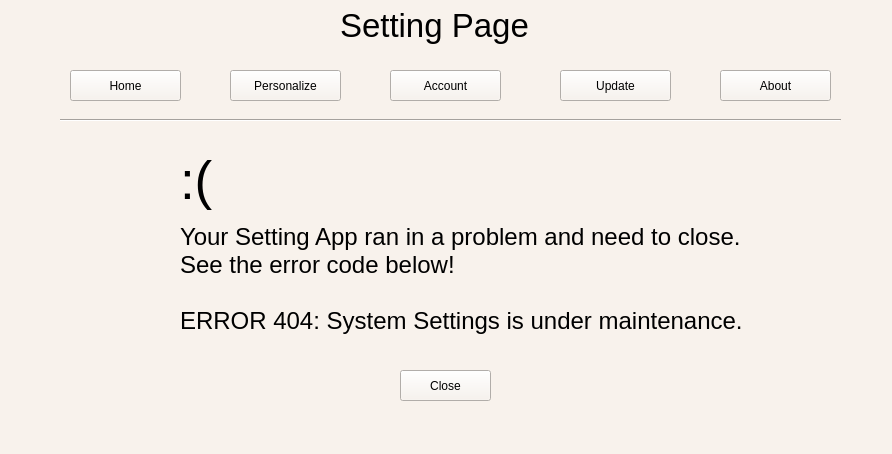
<?xml version="1.0" encoding="UTF-8"?>
<ui version="4.0">
 <class>MainWindow</class>
 <widget class="QMainWindow" name="MainWindow">
  <property name="geometry">
   <rect>
    <x>0</x>
    <y>0</y>
    <width>892</width>
    <height>454</height>
   </rect>
  </property>
  <property name="windowTitle">
   <string>Setting</string>
  </property>
  <property name="styleSheet">
   <string notr="true">background-color: #F8F2EC;</string>
  </property>
  <widget class="QWidget" name="centralwidget">
   <widget class="QLabel" name="label">
    <property name="geometry">
     <rect>
      <x>340</x>
      <y>0</y>
      <width>191</width>
      <height>51</height>
     </rect>
    </property>
    <property name="font">
     <font>
      <pointsize>25</pointsize>
     </font>
    </property>
    <property name="text">
     <string>Setting Page</string>
    </property>
   </widget>
   <widget class="QPushButton" name="bt_home">
    <property name="geometry">
     <rect>
      <x>70</x>
      <y>70</y>
      <width>111</width>
      <height>31</height>
     </rect>
    </property>
    <property name="font">
     <font>
      <pointsize>9</pointsize>
     </font>
    </property>
    <property name="text">
     <string>Home</string>
    </property>
   </widget>
   <widget class="QPushButton" name="bt_update">
    <property name="geometry">
     <rect>
      <x>560</x>
      <y>70</y>
      <width>111</width>
      <height>31</height>
     </rect>
    </property>
    <property name="font">
     <font>
      <pointsize>9</pointsize>
     </font>
    </property>
    <property name="text">
     <string>Update</string>
    </property>
   </widget>
   <widget class="QPushButton" name="bt_about">
    <property name="geometry">
     <rect>
      <x>720</x>
      <y>70</y>
      <width>111</width>
      <height>31</height>
     </rect>
    </property>
    <property name="font">
     <font>
      <pointsize>9</pointsize>
     </font>
    </property>
    <property name="text">
     <string>About</string>
    </property>
   </widget>
   <widget class="QPushButton" name="bt_appear">
    <property name="geometry">
     <rect>
      <x>230</x>
      <y>70</y>
      <width>111</width>
      <height>31</height>
     </rect>
    </property>
    <property name="font">
     <font>
      <pointsize>9</pointsize>
     </font>
    </property>
    <property name="text">
     <string>Personalize</string>
    </property>
   </widget>
   <widget class="QPushButton" name="bt_account">
    <property name="geometry">
     <rect>
      <x>390</x>
      <y>70</y>
      <width>111</width>
      <height>31</height>
     </rect>
    </property>
    <property name="font">
     <font>
      <pointsize>9</pointsize>
     </font>
    </property>
    <property name="text">
     <string>Account</string>
    </property>
   </widget>
   <widget class="QLabel" name="label_3">
    <property name="geometry">
     <rect>
      <x>180</x>
      <y>110</y>
      <width>211</width>
      <height>141</height>
     </rect>
    </property>
    <property name="font">
     <font>
      <pointsize>40</pointsize>
     </font>
    </property>
    <property name="text">
     <string>:(</string>
    </property>
   </widget>
   <widget class="QLabel" name="label_4">
    <property name="geometry">
     <rect>
      <x>180</x>
      <y>290</y>
      <width>771</width>
      <height>61</height>
     </rect>
    </property>
    <property name="font">
     <font>
      <pointsize>18</pointsize>
     </font>
    </property>
    <property name="text">
     <string>ERROR 404: System Settings is under maintenance.</string>
    </property>
   </widget>
   <widget class="QLabel" name="label_6">
    <property name="geometry">
     <rect>
      <x>180</x>
      <y>220</y>
      <width>631</width>
      <height>61</height>
     </rect>
    </property>
    <property name="font">
     <font>
      <pointsize>18</pointsize>
     </font>
    </property>
    <property name="text">
     <string>Your Setting App ran in a problem and need to close.
See the error code below!</string>
    </property>
   </widget>
   <widget class="QPushButton" name="bt_close">
    <property name="geometry">
     <rect>
      <x>400</x>
      <y>370</y>
      <width>91</width>
      <height>31</height>
     </rect>
    </property>
    <property name="font">
     <font>
      <pointsize>9</pointsize>
     </font>
    </property>
    <property name="text">
     <string>Close</string>
    </property>
   </widget>
   <widget class="Line" name="line">
    <property name="geometry">
     <rect>
      <x>60</x>
      <y>110</y>
      <width>781</width>
      <height>20</height>
     </rect>
    </property>
    <property name="orientation">
     <enum>Qt::Horizontal</enum>
    </property>
   </widget>
  </widget>
  <widget class="QMenuBar" name="menubar">
   <property name="geometry">
    <rect>
     <x>0</x>
     <y>0</y>
     <width>892</width>
     <height>21</height>
    </rect>
   </property>
  </widget>
  <widget class="QStatusBar" name="statusbar"/>
 </widget>
 <resources/>
 <connections/>
</ui>
